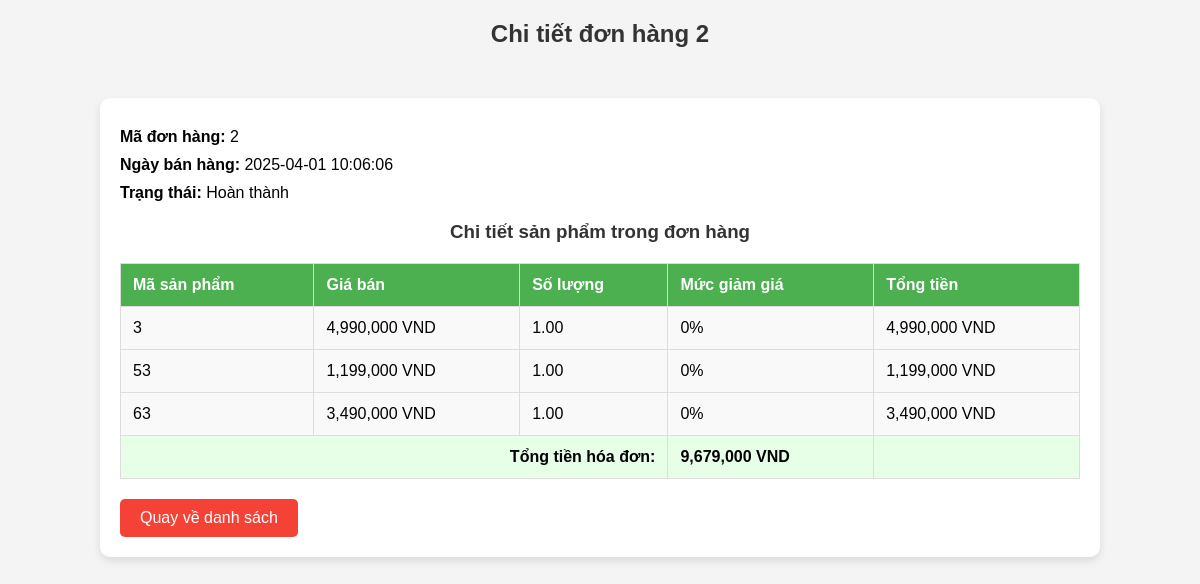
/banhang/hienthi/donhang/chitiet-donhang.php?madonhang=2, run on the app's committed database.
### tables this page shows
CREATE TABLE `donhang` (
  `MADONHANG` int(11) NOT NULL,
  `MAKHACHHANG` int(11) NOT NULL,
  `NGAYBANHANG` datetime DEFAULT NULL,
  `TRANGTHAI` int(1) DEFAULT NULL
);

CREATE TABLE `ctdonhang` (
  `MADONHANG` int(11) NOT NULL,
  `MAHANG` int(11) NOT NULL,
  `GIABAN` decimal(19,4) NOT NULL,
  `SOLUONG` decimal(10,2) NOT NULL,
  `MUCGIAMGIA` decimal(4,2) NOT NULL DEFAULT 0.00
);

### banhang/hienthi/donhang/chitiet-donhang.php (the view, shortened to what this page needs)
<?php
require '../../../cauhinh/env.php';
$madonhang = mysqli_real_escape_string($conn, $_GET['madonhang']);
$sql = "SELECT * FROM DONHANG WHERE MADONHANG = '$madonhang'";
$result = mysqli_query($conn, $sql);
$row = mysqli_fetch_assoc($result);
$sql_ct = "
SELECT
c.MAHANG, c.GIABAN, c.SOLUONG, c.MUCGIAMGIA
FROM
CTDONHANG c
WHERE
c.MADONHANG = '$madonhang'
";
$result_ct = mysqli_query($conn, $sql_ct);
?>
<!DOCTYPE html>
<html lang="vi">
<head>
</head>
<body>
    <h2>Chi tiết đơn hàng <?= htmlspecialchars($madonhang) ?></h2>
    <div class="container">
        <p><strong>Mã đơn hàng:</strong> <?= htmlspecialchars($row['MADONHANG']) ?></p>
        <p><strong>Ngày bán hàng:</strong> <?= htmlspecialchars($row['NGAYBANHANG']) ?></p>
        <p><strong>Trạng thái:</strong>
            <?php
            switch ($row['TRANGTHAI']) {
                case 3:
                echo "Hoàn thành";
                break;
            }
            ?>
        </p>
        <h3>Chi tiết sản phẩm trong đơn hàng</h3>
        <table>
            <thead>
                <tr>
                    <th>Mã sản phẩm</th>
                    <th>Giá bán</th>
                    <th>Số lượng</th>
                    <th>Mức giảm giá</th>
                    <th>Tổng tiền</th>
                </tr>
            </thead>
            <tbody>
                <?php
                $tongtien = 0;
                while ($ct = mysqli_fetch_assoc($result_ct)):
                    $thanhtien = $ct['GIABAN'] * $ct['SOLUONG'] * (1 - $ct['MUCGIAMGIA'] / 100);
                    $tongtien += $thanhtien;
                    ?>
                    <tr>
                        <td><?= htmlspecialchars($ct['MAHANG']) ?></td>
                        <td><?= number_format($ct['GIABAN'], 0) ?> VND</td>
                        <td><?= htmlspecialchars($ct['SOLUONG']) ?></td>
                        <td><?= number_format($ct['MUCGIAMGIA'], 0) ?>%</td>
                        <td><?= number_format($thanhtien, 0) ?> VND</td>
                    </tr>
                <?php endwhile; ?>
                <tr class="total-row">
                    <?php
                    if ($row['TRANGTHAI'] == 0) {
                        ?>
                        <td colspan="4" style="text-align: right;">Tổng tiền hóa đơn:</td>
                        <?php
                    } else {
                        ?>
                        <td colspan="3" style="text-align: right;">Tổng tiền hóa đơn:</td>
                        <?php
                    }
                    ?>
                    <td><?= number_format($tongtien, 0) ?> VND</td>
                    <td></td>
                </tr>
            </tbody>
        </table>
        <a href="danhsach-donhang.php" class="btn-back">Quay về danh sách</a>
    </div>
</body>
</html>

### banhang/hienthi/donhang/chitiet-donhang.php (style rules this page uses)
body { font-family: Arial, sans-serif; background-color: #f4f4f4; margin: 0; padding: 0; }
.container { width: 80%; margin: 50px auto; background-color: #fff; padding: 20px; border-radius: 10px; box-shadow: 0 4px 8px rgba(0, 0, 0, 0.1); }
h2, h3 { color: #333; text-align: center; }
table { width: 100%; border-collapse: collapse; margin-top: 20px; }
th, td { padding: 12px; text-align: left; border: 1px solid #ddd; }
th { background-color: #4CAF50; color: white; }
td { background-color: #f9f9f9; }
p { font-size: 16px; margin: 10px 0; }
.btn-back { display: inline-block; padding: 10px 20px; background-color: #f44336; color: white; text-decoration: none; border-radius: 5px; margin-top: 20px; text-align: center; }
.total-row td { font-weight: bold; background-color: #e6ffe6; }

### data on the page
donhang: MADONHANG "2", NGAYBANHANG "2025-04-01 10:06:06"
ctdonhang: MAHANG "3", GIABAN "4,990,000", SOLUONG "1.00", MUCGIAMGIA "0", thanhtien "4,990,000"
ctdonhang: MAHANG "53", GIABAN "1,199,000", SOLUONG "1.00", MUCGIAMGIA "0", thanhtien "1,199,000"
ctdonhang: MAHANG "63", GIABAN "3,490,000", SOLUONG "1.00", MUCGIAMGIA "0", thanhtien "3,490,000"

### other printed values
$madonhang "2"
$tongtien "9,679,000"
